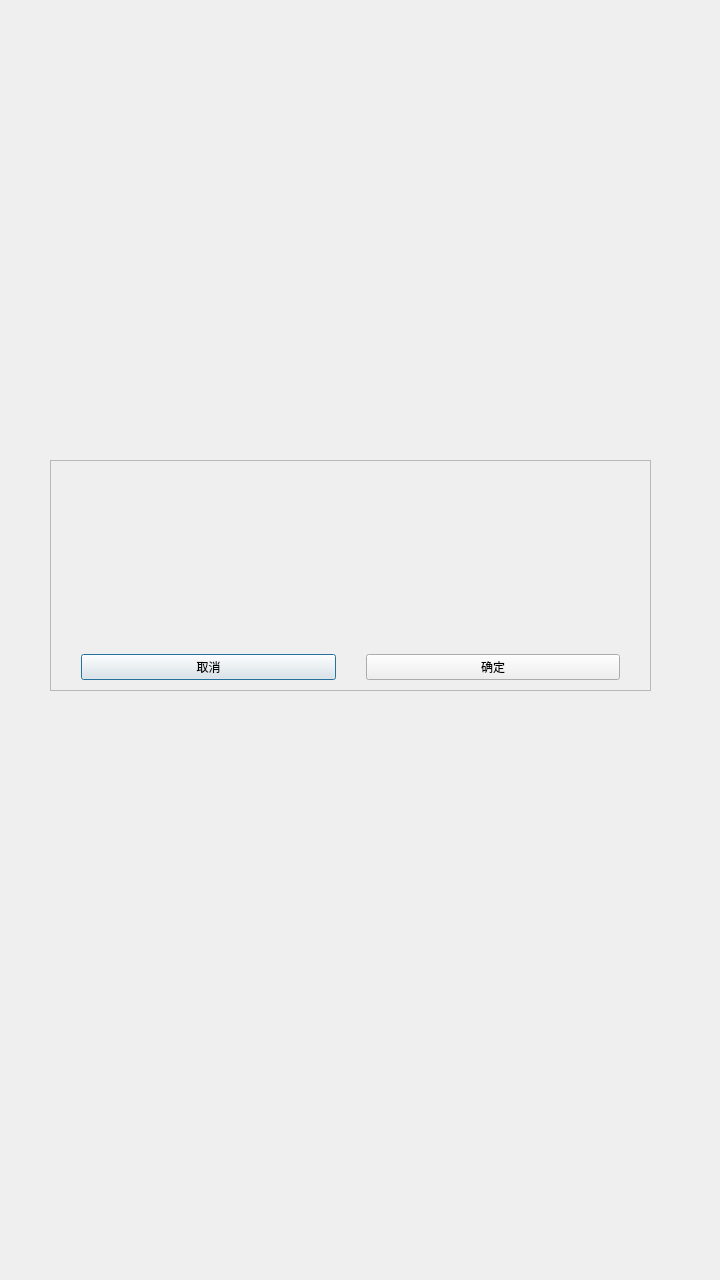
<?xml version="1.0" encoding="UTF-8"?>
<ui version="4.0">
 <class>SpringFrame</class>
 <widget class="QDialog" name="SpringFrame">
  <property name="geometry">
   <rect>
    <x>0</x>
    <y>0</y>
    <width>720</width>
    <height>1280</height>
   </rect>
  </property>
  <property name="windowTitle">
   <string>Dialog</string>
  </property>
  <widget class="QFrame" name="frame">
   <property name="geometry">
    <rect>
     <x>50</x>
     <y>460</y>
     <width>601</width>
     <height>231</height>
    </rect>
   </property>
   <property name="focusPolicy">
    <enum>Qt::NoFocus</enum>
   </property>
   <property name="frameShape">
    <enum>QFrame::StyledPanel</enum>
   </property>
   <property name="frameShadow">
    <enum>QFrame::Raised</enum>
   </property>
   <layout class="QVBoxLayout" name="verticalLayout" stretch="0,10,1">
    <property name="spacing">
     <number>0</number>
    </property>
    <property name="leftMargin">
     <number>0</number>
    </property>
    <property name="topMargin">
     <number>0</number>
    </property>
    <property name="rightMargin">
     <number>0</number>
    </property>
    <property name="bottomMargin">
     <number>0</number>
    </property>
    <item>
     <widget class="QLabel" name="title">
      <property name="minimumSize">
       <size>
        <width>0</width>
        <height>1</height>
       </size>
      </property>
      <property name="maximumSize">
       <size>
        <width>16777215</width>
        <height>50</height>
       </size>
      </property>
      <property name="text">
       <string/>
      </property>
     </widget>
    </item>
    <item>
     <widget class="QWidget" name="widget" native="true">
      <property name="minimumSize">
       <size>
        <width>0</width>
        <height>0</height>
       </size>
      </property>
      <property name="maximumSize">
       <size>
        <width>16777215</width>
        <height>16777215</height>
       </size>
      </property>
     </widget>
    </item>
    <item>
     <layout class="QHBoxLayout" name="horizontalLayout">
      <property name="spacing">
       <number>30</number>
      </property>
      <property name="leftMargin">
       <number>30</number>
      </property>
      <property name="topMargin">
       <number>10</number>
      </property>
      <property name="rightMargin">
       <number>30</number>
      </property>
      <property name="bottomMargin">
       <number>10</number>
      </property>
      <item>
       <widget class="QPushButton" name="cancel">
        <property name="text">
         <string>取消</string>
        </property>
       </widget>
      </item>
      <item>
       <widget class="QPushButton" name="sure">
        <property name="text">
         <string>确定</string>
        </property>
       </widget>
      </item>
     </layout>
    </item>
   </layout>
  </widget>
 </widget>
 <resources/>
 <connections/>
</ui>
